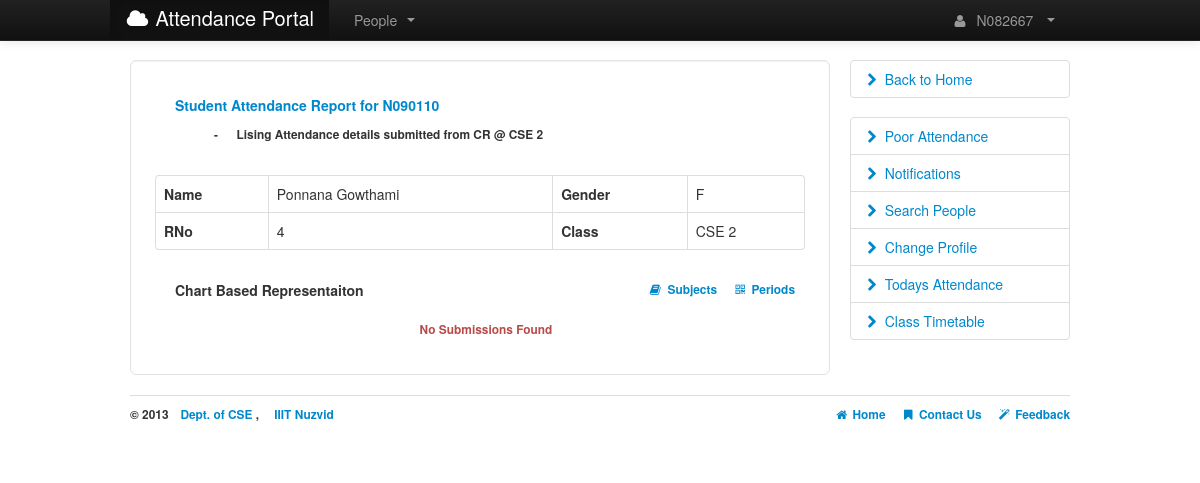
The app's page /students.php?N090110/sub (signed in) with its own data.
### tables this page shows
CREATE TABLE IF NOT EXISTS `CSE09_Students` (
  `Id` varchar(10) NOT NULL,
  `RNo` int(2) NOT NULL DEFAULT '0',
  `Name` varchar(50) NOT NULL,
  `Gender` varchar(1) NOT NULL,
  `Branch` varchar(5) NOT NULL,
  `Class` int(1) NOT NULL,
  `Password` varchar(32) NOT NULL,
  `Picture` varchar(30) NOT NULL,
  `PhoneNo` varchar(10) NOT NULL DEFAULT '0',
  `Position` varchar(5) NOT NULL,
  PRIMARY KEY (`Id`)
);

### config/globals.php (called while the page is built, shortened)
<?php
$branchyear = 'CSE09';
?>

### config/settings.php (called while the page is built, shortened)
<?php
include 'globals.php';
$allowed_subjects=array("AOA","COA","COAL","PPL","PPLL","TOC");
?>

### students.php (the view, shortened to what this page needs)
<?php
require("functions.php");
function homepage($title) {
    if(!check_login()) header('location:login.php');
    else {
	echo "<!DOCTYPE html>\n<html>\n	<SCRIPT LANGUAGE=\"Javascript\" SRC=\"assets/charts/FusionCharts.js\"></SCRIPT>";
	echo "\n<body>";
	echo <<< a
	<div class='container'>
		<div id='error'></div>
		<div class='row'>
a;
	echo '<div class="span9"><div class="well well-large" style="background:#FFF;">';
	$reg1="/^N[0-9]{6}$/";
	$reg2="/^p|(sub)$/";
	$qs=$_SERVER["QUERY_STRING"];
	$va=explode("/",$qs);
	$qs1=$va[0];$qs2=$va[1];
if(preg_match($reg1,$qs1) and preg_match($reg2,$qs2)){
	include 'config/settings.php';
	$table = $branchyear.'_Students';
	$userid = $_SERVER["QUERY_STRING"];
	$resultant=explode("/",$userid);
	$id=$resultant[0];
    $mode=$resultant[1];
	$q = "select Name,Gender,Position, Branch, Class ,RNo from $table where Id = '$id'";
	$res = mysql_query($q) or die(mysql_error());
	$row = mysql_fetch_array($res);
	$username = ucwords(strtolower($row['Name']));
	$gender = $row['Gender'];
	$RNo=$row["RNo"];
	$class = $row['Class'];
	$branch = $row['Branch'];
	$colors=array('F6BD0F','8BBA00','FF8E46','8E468E','588526','008ED6','9D080D','D64646','B3AA00','A186BE','AFD8F8');
	shuffle($colors);
		echo <<< a
		<div id="step1" class="span6">
		<a ><h5>Student Attendance Report for $id </h5></a>
		<h6> &emsp;&emsp;&emsp; - &emsp; Lising Attendance details submitted from CR @ $branch $class</h6><br>
		</div>
		<table class="table table-hover table-bordered">
		<tbody>
		<tr><th>Name </th> <td>$username</td> <th>Gender </th> <td>$gender</td> </tr>
		<tr><th>RNo </th> <td>$RNo</td>  <th>Class </th> <td>$branch $class </td></tr>
		</tbody>
		</table>
	<div id="step1" class="span4">
		<h5>Chart Based Representaiton </h5>
	</div>
	<div id="side1" class="span4" >
		<h6 class='text-right'><a href='?$id/sub' ><i class='icon-book'></i>&nbsp; Subjects</a> &emsp; <a href='?$id/p'><i class='icon-qrcode'></i>&nbsp; Periods</a></h6>
	</div>
a;
	if(strtolower($mode)=="sub"){
		$query=mysql_query("Select * from ".$branch.$class."_Subjects where RNo='$RNo';")  or die(mysql_error());
		$subjectwise=mysql_fetch_array($query) or die(mysql_error());
		$tr='';
		$strXML="<graph caption='Subject Wise Attendance Report' formatNumberScale='1' rotateValues='1' decimalPrecision='1' numberSuffix='%' xAxisName='Subjects' yAxisName='Performance'>";
		$datasetp='';
		$nc_cls = 0;
		for($i=0;$i<count($allowed_subjects);$i++)
		{
				$tnoc=($subjectwise[$allowed_subjects[$i]."_P"])+($subjectwise[$allowed_subjects[$i]."_A"]);
				if($tnoc==0){
					$nc_cls++;
					$performance="N/A  ";
					$st="error";
					$remarks="CNYS";}
				$tr.='<tr>
					<td style="text-align:center;">'.($i+1).'</td>
					<td style="text-align:center;"> <b>'.$allowed_subjects[$i].'</b> </td>
					<td style="text-align:center;"> <b>'.$tnoc.'</b> </td>
					<td style="text-align:center;" class="text-success"><b> '.$subjectwise[$allowed_subjects[$i]."_P"].'</b> </td>
					<td style="text-align:center;" class="text-error"><b> '.$subjectwise[$allowed_subjects[$i]."_A"].' </b></td>
					<td style="text-align:center;" class="text-'.$st.'"><b>'.$performance.'</b></td>
					<td style="text-align:center;" class="text-'.$st.'"><b>'.$remarks.'</b></td>
				</tr>';
				$datasetp.="<set name='".$allowed_subjects[$i]."' value='".round($performance,1)."' color='".$colors[$i]."'/>";
		}
		$strXML.=$datasetp."</graph>";
		if($nc_cls != count($allowed_subjects)) {
		echo renderChart("assets/charts/FCF_Column3D.swf", "", $strXML, "FactorySum", 650, 380);
		echo <<<table_head
		<h5> Subject Wise Attendance Representation </h5><br>
		<table class="table  table-hover table-bordered "  style="padding:0px;">
			<thead>
				<tr>
				<th style="text-align:center;"  rowspan="2" valign="top"> SNo  </th>
                                <th style="text-align:center;"   valign="top"> Subject  </th>
                                <th  style="text-align:center;"  > Classes </th> <th  style="text-align:center;" > Presents </th>
                                <th  style="text-align:center;"  > Absents </th>  <th  style="text-align:center;"  > Performance </th>
                                <th  style="text-align:center;" > Remarks </th>
				</tr>
			</thead>
			<tbody>
table_head;
		echo $tr;
		echo <<<tableend
			</tbody>
		</table>
		<br><div class='alert alert-info'><a class='close' data-dismiss='alert'>&times;</a><strong>CNYS </strong>: Classes Not Yet Started </div>
	<br>
tableend;
	}
	else echo "<br><br><h6 class='text-error text-center'>&emsp;No Submissions Found<br></h6>";
}
}
	else echo "<script type='text/javascript'>show_error('Error: Invalid Syntax given..');</script>";
	echo <<< b
	</div>
	</div>
	<div class='span3'>
b;
	echo "</div></div></div>";
	echo "\n</body>\n</html>";
	}
}
homepage("Attendance Portal - Home");
?>

### assets/css/application.css (style rules this page uses)
body { margin-top:60px; }

### records on screen
cse09_students: Branch "CSE", Class "2", Name "Ponnana Gowthami", Gender "F", RNo "4"

### other values on screen
$userid "N082667"
$id "N090110"
